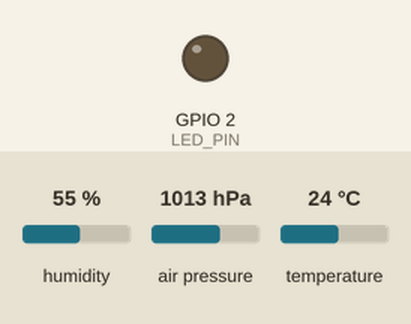
This sketch was run on a simulated ESP32. Parts: output pins drawn as LEDs (lit = HIGH). The inputs (shaded band) are chosen by the test bench; at power-on: humidity 55 %, air pressure 1013 hPa, temperature 24 °C. The local clock reads 2024-03-15 10:24:30 at power-on unless the sketch sets it; what the sketch prints to the serial monitor is not drawn. At 1.3 s the program puts the board to deep sleep or switches it off; the recording ends there.

Above: at 0.0 s.
At 1.15 s:
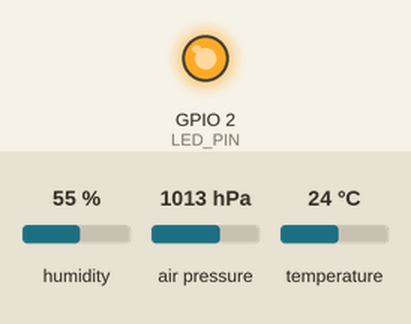
Timing chart, 0 to 1.3 s (numbered marks = the images above):
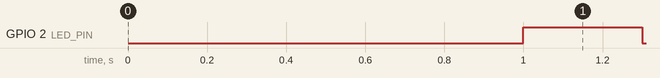

The sketch:

rtc_plus_bme_deep_sleep.ino
```cpp
// --- ПОДКЛЮЧАЕМ ВСЕ НЕОБХОДИМЫЕ БИБЛИОТЕКИ ---
#include <Wire.h>
#include "RTClib.h"             // Для часов DS3231
#include <Adafruit_Sensor.h>    // Зависимость для BME280
#include <Adafruit_BME280.h>    // Для датчика BME280

// --- НАСТРОЙКИ ---
#define LED_PIN LED_BUILTIN         // Встроенный светодиод. На многих ESP32 это GPIO 2
#define SLEEP_DURATION_SECONDS 20   // Время сна в секундах

// --- СОЗДАЕМ ОБЪЕКТЫ ДЛЯ РАБОТЫ С ДАТЧИКАМИ ---
RTC_DS3231 rtc;
Adafruit_BME280 bme;

// Функция для мигания светодиодом, чтобы показать, что мы проснулись
void indicateWakeUp() {
  pinMode(LED_PIN, OUTPUT);
  digitalWrite(LED_PIN, HIGH);
  delay(300);
  digitalWrite(LED_PIN, LOW);
}

void setup() {
  Serial.begin(115200);
  delay(1000); // Даем время для стабилизации Serial

  // 1. Индикация пробуждения
  indicateWakeUp();
  Serial.println("\nWaked up!");

  // 2. Инициализация датчиков
  // Запускаем I2C
  Wire.begin();

  // Инициализация RTC (часы)
  if (!rtc.begin()) {
    Serial.println("not found RTC DS3231!");
    while (1) delay(10);
  }

  // Инициализация BME280 (погода)
  if (!bme.begin(0x76)) {
    Serial.println("not found BME280!");
    while (1) delay(10);
  }

  // =========================================================================
  // ВАЖНО! РАСКОММЕНТИРУЙТЕ ЭТУ СТРОЧКУ ТОЛЬКО ОДИН РАЗ ДЛЯ ПЕРВОЙ ЗАГРУЗКИ,
  // ЧТОБЫ УСТАНОВИТЬ ВРЕМЯ НА ЧАСАХ. ПОСЛЕ ЭТОГО ЗАКОММЕНТИРУЙТЕ ЕЕ СНОВА
  // И ПРОШЕЙТЕ ПЛАТУ ЕЩЕ РАЗ.
  // rtc.adjust(DateTime(F(__DATE__), F(__TIME__)));
  // =========================================================================

  if (rtc.lostPower()) {
    Serial.println("setup time again!");
  }

  // 3. Считываем и выводим все данные


  // Получаем время
  DateTime now = rtc.now();
  char buffer[] = "YYYY/MM/DD hh:mm:ss";
  Serial.print("Timestamp: ");
  Serial.println(now.toString(buffer));

  // Получаем показания погоды
  float temperature = bme.readTemperature();
  float humidity = bme.readHumidity();
  float pressure = bme.readPressure() / 100.0F;

  Serial.print("  temperature: ");
  Serial.print(temperature);
  Serial.println(" *C");

  Serial.print("  humidity: ");
  Serial.print(humidity);
  Serial.println(" %");

  Serial.print("  pressure: ");
  Serial.print(pressure);
  Serial.println(" hPa");
  Serial.println("-----------------------");

  // 4. Уходим в глубокий сон
  Serial.print("Go to sleep");
  Serial.print(SLEEP_DURATION_SECONDS);
  Serial.println(" секунд...");
  Serial.flush(); // Отправляем все из буфера Serial перед сном

  esp_sleep_enable_timer_wakeup(SLEEP_DURATION_SECONDS * 1000000); // Время в микросекундах
  esp_deep_sleep_start();
}

void loop() {
  // Этот код никогда не будет выполнен, так как ESP32
  // перезагружается после глубокого сна и начинает снова с setup().
}
```

Measured:
- by itself, GPIO 2 (LED_PIN): LOW → HIGH at 1.0 s, → LOW 0.30 s later
